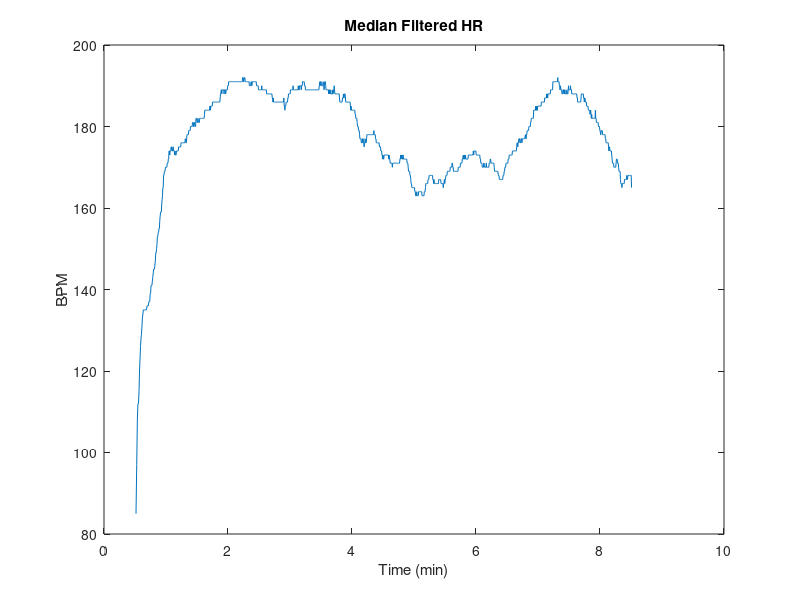
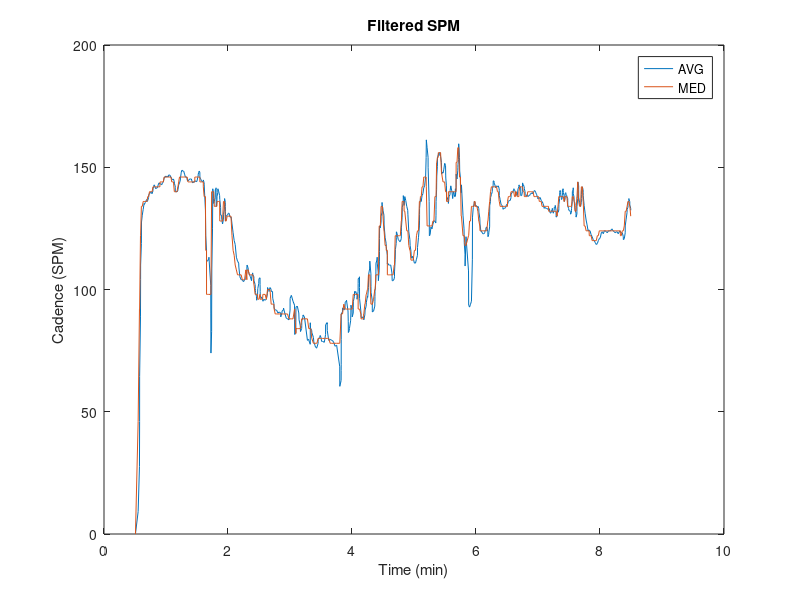
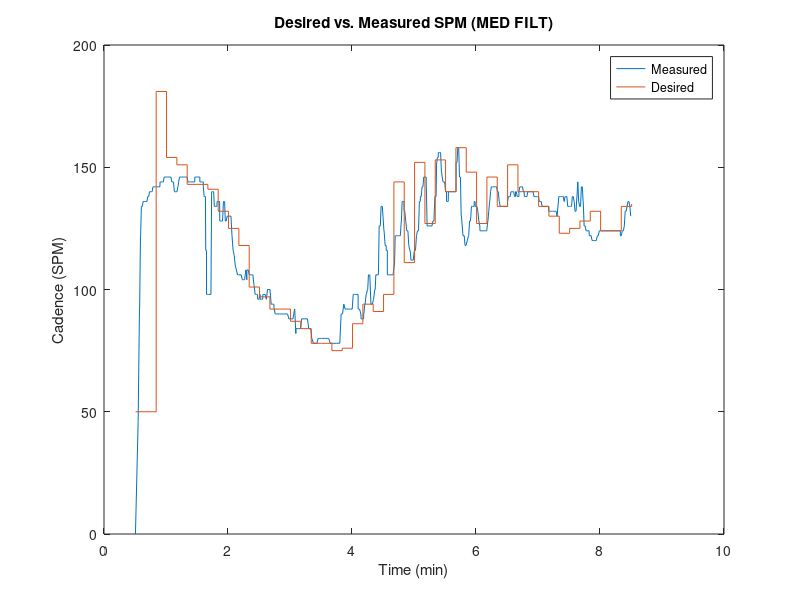
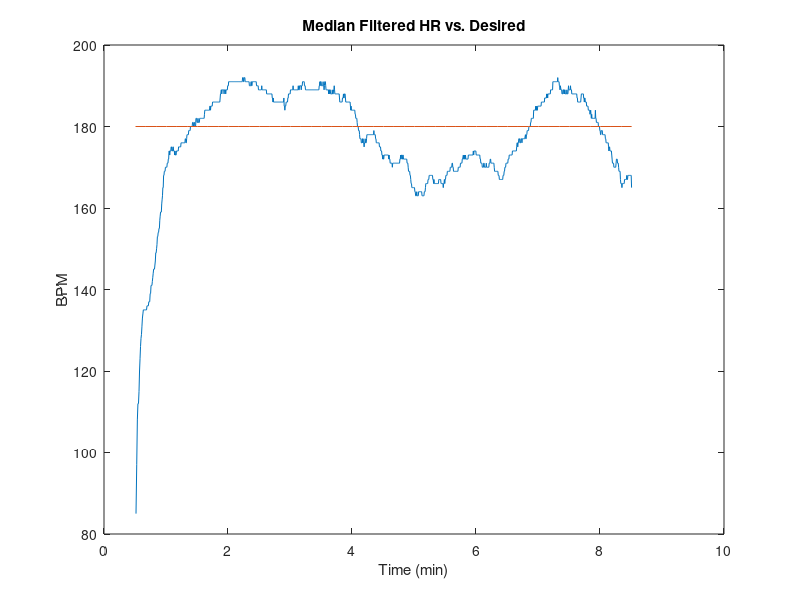

MATLAB code to generate these figures, in order: (Note: this script raises an error after producing the figures.)
% FIRST  outside on slope
% This test is a step from 150bpm to 180bpm
% using PREVIOUS SPM, not current
% Tau = 10s
% running on street, up hill, down hill, back to street

load("Slope2.mat");
% desrired HR = 150
% length of workout = 10 mins
HR_exp = ZSHRE2(1:2:end);
HR_exp_time = ZSHRE2(2:2:end);
HR_exp_time = HR_exp_time / 60000; % converting to mins


% everyhting worked, nothing got disconnected
% begin getting the data

% load in T1.mat which contains
% 1. LHR1 - inst. HR with time stamps
% 2. LSPM1 - inst. cadence with time stamps
% 3. LCAD1 - desired cadence
HR_time = ZSHR2(2:2:end);
HR_time = HR_time / 60000; % converting to mins
HR = ZSHR2(1:2:end); % is in bpm

SPM_time = ZSSPM2(2:2:end);
SPM_time = SPM_time / 60000; % also converting to mins
SPM = ZSSPM2(1:2:end); % is in steps per min (SPM)

CAD_time = ZSCAD2(2:2:end);
CAD_time = CAD_time / 60000; % converting to mins
CAD = ZSCAD2(1:2:end);

% now have HR, SPM, and desired CAD with corresponding times

% % plotting raw heart rate
% figure(1);
% plot(HR_time, HR);
% xlabel("Time (min)");
% ylabel("BPM");
% title("Raw Instantaneous HR");
% 
% % plotting raw SPM
% figure(2);
% plot(SPM_time, SPM);
% xlabel("Time (min)");
% ylabel("Cadence (SPM)");
% title("Raw Instantaneous Cadence");
% 
% % plotting desired cadence
% figure(3);
% stairs(CAD_time, CAD);
% xlabel("Time (min)");
% ylabel("Cadence (SPM)");
% title("Desired Cadence");

%% Filtering the inst. HR and SPM 
% Median filter HR with nbh of 15 values 
% 15 b/c extra noisy at the beginning, but the median filter cleans it up
HR_filt = medfilt1(HR, 9); 

% average filt SPM and median filt to see what is better
B = 1/5*ones(5,1);
SPM_filt_avg = filter(B,1,SPM);
SPM_filt_med = medfilt1(SPM, 9);

% plot the filtered hr and spm (compare which is better for SPM)

% plotting filtered heart rate
figure(4);
plot(HR_time, HR_filt);
xlabel("Time (min)");
ylabel("BPM");
title("Median Filtered HR");

% plotting both filtered SPM
figure(5);
plot(SPM_time, SPM_filt_avg);
xlabel("Time (min)");
ylabel("Cadence (SPM)");
title("Filtered SPM");
hold on;
plot(SPM_time, SPM_filt_med);
legend("AVG", "MED");

%% now it is time to compare desired hr and cadence with expected

% starting with cadence
% figure(6);
% plot(SPM_time, SPM_filt_avg);
% xlabel("Time (min)");
% ylabel("Cadence (SPM)");
% title("Desired vs. Measured SPM (AVG FILT)");
% hold on;
% stairs(CAD_time, CAD);
% legend("Measured", "Desired");
% hold off;

figure(7);
plot(SPM_time, SPM_filt_med);
xlabel("Time (min)");
ylabel("Cadence (SPM)");
title("Desired vs. Measured SPM (MED FILT)");
hold on;
stairs(CAD_time, CAD);
legend("Measured", "Desired");
hold off;

figure(8);
plot(HR_time, HR_filt);
xlabel("Time (min)");
ylabel("BPM");
title("Median Filtered HR vs. Desired");
hold on;
stairs(HR_exp_time, HR_exp);
hold off;

%% now plotting hr vs cadence 
% figure(9);
% plot(SPM_time, SPM_filt_med);
% xlabel("Time (min)");
% ylabel("HR and Cadence");
% title("HR & Cadence vs. Time");
% hold on;
% plot(HR_time, HR_filt);
% legend("Cadence", "Heart Rate");
% hold off;
% 
% figure(10);
% plot(SPM_time, SPM_filt_med + 40);
% xlabel("Time (min)");
% ylabel("HR and Cadence");
% title("TESTING HR to CAD Relationship");
% hold on;
% plot(HR_time, HR_filt);
% legend("1*(Cadence+40)", "Heart Rate");
% hold off;
% 
% figure(11);
% SPM_shift = circshift(SPM_filt_med,50);
% plot(SPM_time, SPM_shift + 40);
% xlabel("Time (min)");
% ylabel("HR and Cadence");
% title("TESTING HR to CAD Relationship with Shifting");
% hold on;
% plot(HR_time, HR_filt);
% legend("1*(Cadence+40) SHIFTED", "Heart Rate");
% hold off;

%% last graph of everything together
figure(12);
plot(HR_time, HR_filt);
xlabel("Time (min)", 'FontSize',14);
ylabel("HR (BPM) and Cadence (SPM)", 'FontSize',14);
title("HR and CAD vs. Desired HR and Desired CAD", 'FontSize',14);
hold on;
stairs(HR_exp_time, HR_exp, "Color",[0.3010 0.7450 0.9330]); %teal
plot(SPM_time, SPM_filt_med);
stairs(CAD_time, CAD, 'Color',[0.4660 0.6740 0.1880]); %green
lgd = legend("HR","Desired HR", "CAD", "Desired CAD");
lgd.FontSize = 11;
hold off;